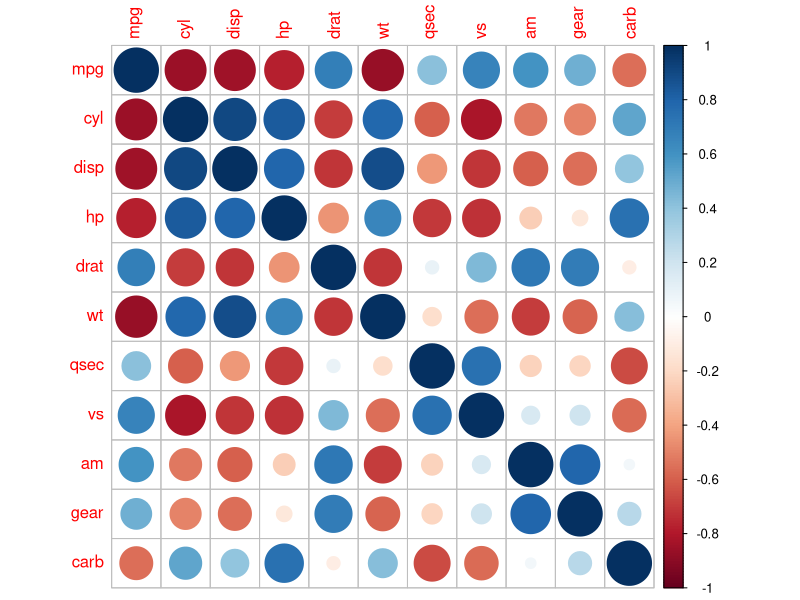
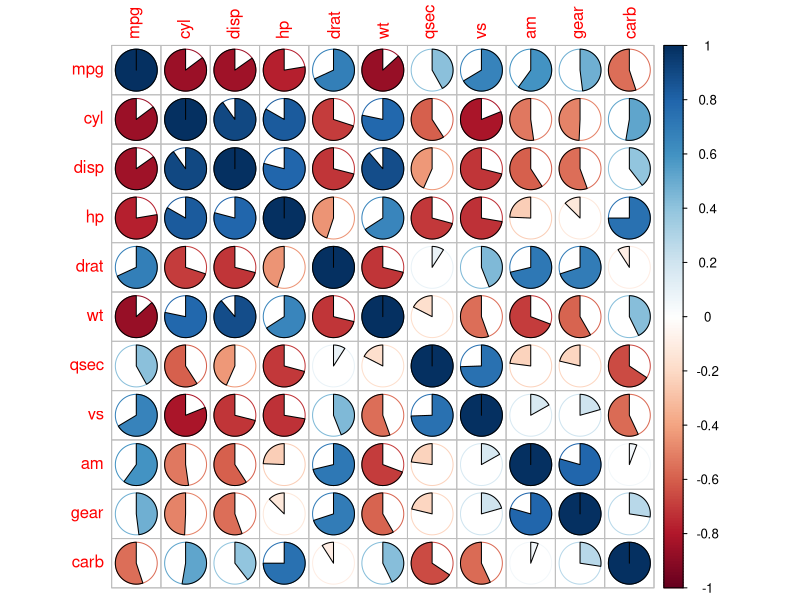
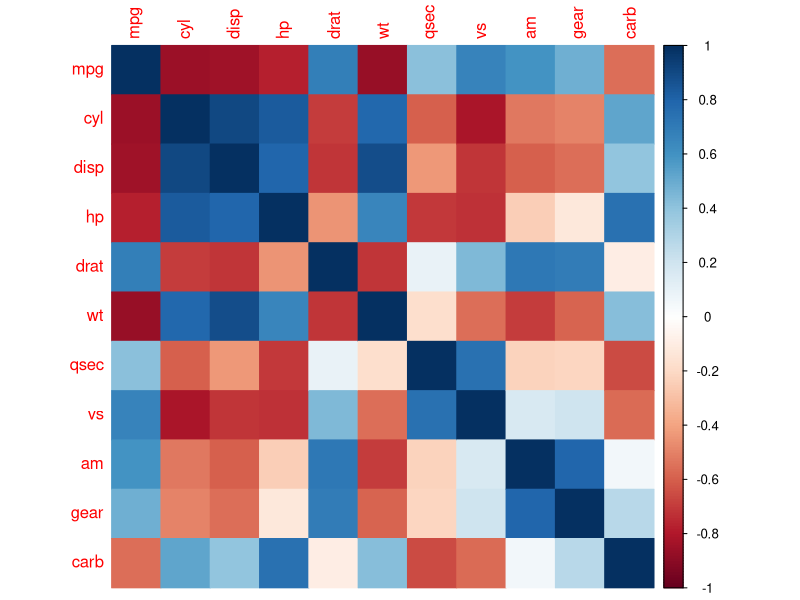
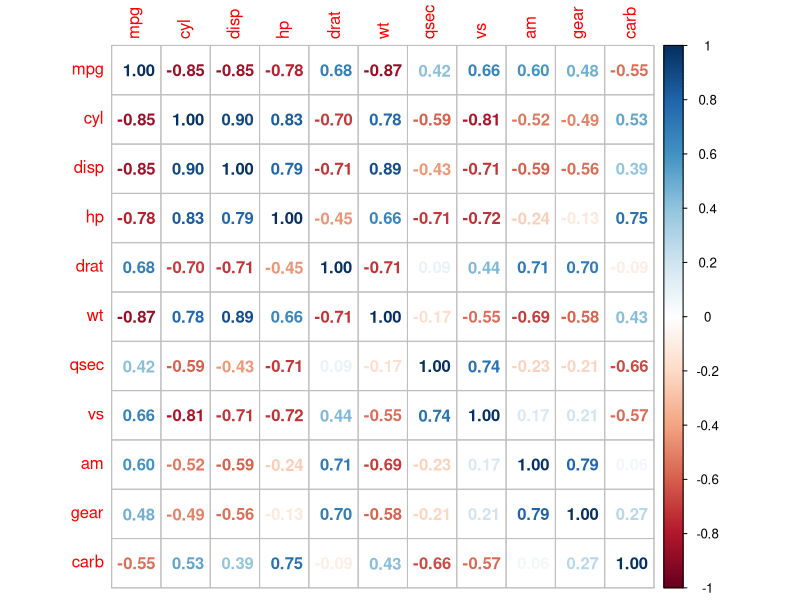
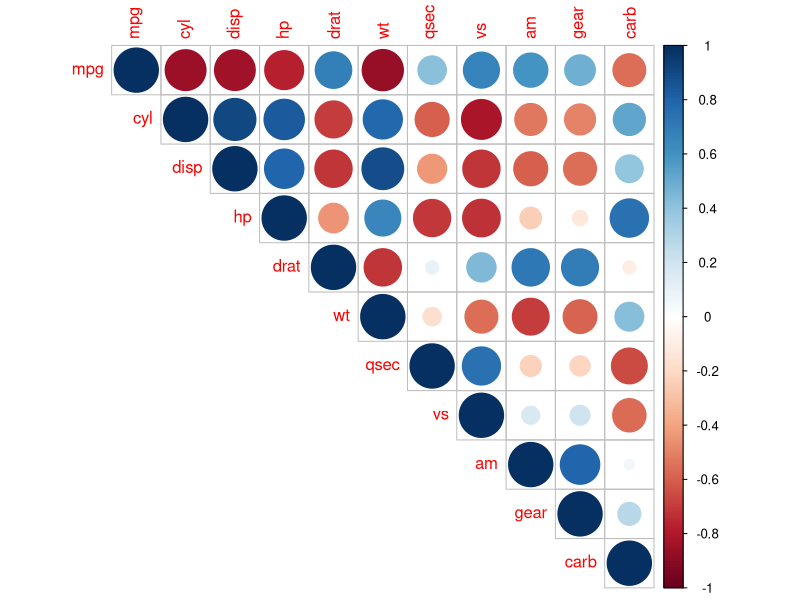
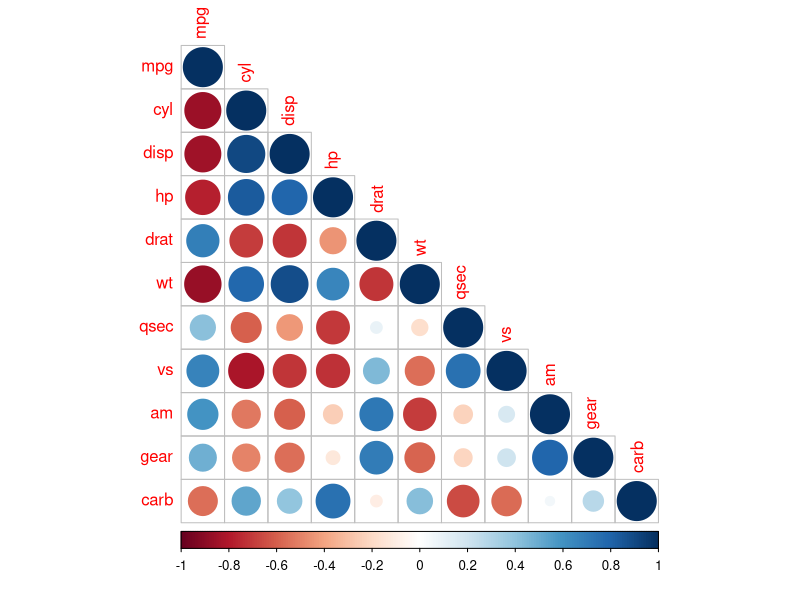
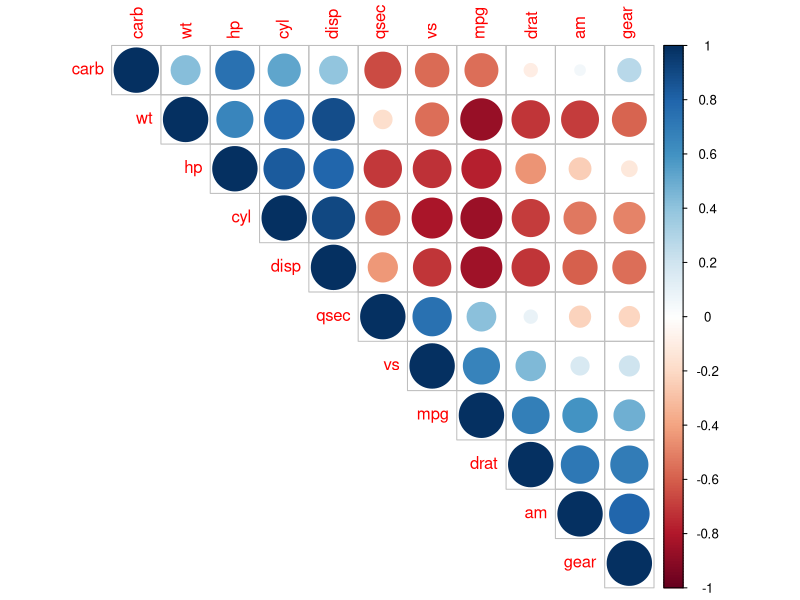
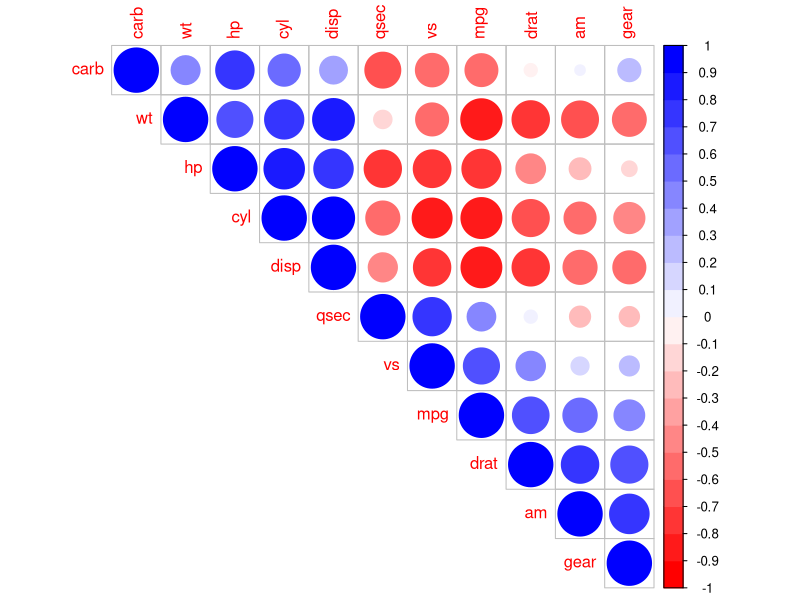

These figures' R source, in order:
## ---- chunk 1
#install.packages("corrplot")
library(corrplot)
## ---- chunk 2
head(mtcars)
## ---- chunk 3
library(broom)
M<-cor(mtcars)
tidy(head(round(M,2)))

## ---- chunk 4

library(corrplot)
corrplot(M, method="circle")
## ---- chunk 5
corrplot(M, method="pie")
## ---- chunk 6
corrplot(M, method="color")
## ---- chunk 7
corrplot(M, method="number")
## ---- chunk 8
corrplot(M, type="upper")
## ---- chunk 9
corrplot(M, type="lower")
## ---- chunk 10
# correlogram with hclust reordering
corrplot(M, type="upper", order="hclust")
## ---- chunk 11
# Using different color spectrum
col<- colorRampPalette(c("red", "white", "blue"))(20)
corrplot(M, type="upper", order="hclust", col=col)

## ---- chunk 12
# Change background color to lightblue
corrplot(M, type="upper", order="hclust", col=c("black", "white"),
         bg="lightblue")
## ---- chunk 13
library(RColorBrewer)
corrplot(M, type="upper", order="hclust", 
         col=brewer.pal(n=8, name="RdBu"))
## ---- chunk 14
corrplot(M, type="upper", order="hclust",
         col=brewer.pal(n=8, name="RdYlBu"))
## ---- chunk 15
corrplot(M, type="upper", order="hclust",
         col=brewer.pal(n=8, name="PuOr"))
## ---- chunk 16
corrplot(M, type="upper", order="hclust", tl.col="black", tl.srt=45)
## ---- chunk 17
# mat : is a matrix of data
# ... : further arguments to pass to the native R cor.test function
cor.mtest <- function(mat, ...) {
    mat <- as.matrix(mat)
    n <- ncol(mat)
    p.mat<- matrix(NA, n, n)
    diag(p.mat) <- 0
    for (i in 1:(n - 1)) {
        for (j in (i + 1):n) {
            tmp <- cor.test(mat[, i], mat[, j], ...)
            p.mat[i, j] <- p.mat[j, i] <- tmp$p.value
        }
    }
  colnames(p.mat) <- rownames(p.mat) <- colnames(mat)
  p.mat
}
# matrix of the p-value of the correlation
p.mat <- cor.mtest(mtcars)
tidy(head(p.mat[, 1:5]))
## ---- chunk 18
# Specialized the insignificant value according to the significant level
corrplot(M, type="upper", order="hclust", 
         p.mat = p.mat, sig.level = 0.01)
## ---- chunk 19
# Leave blank on no significant coefficient
corrplot(M, type="upper", order="hclust", 
         p.mat = p.mat, sig.level = 0.01, insig = "blank")
## ---- chunk 20

col <- colorRampPalette(c("#BB4444", "#EE9988", "#FFFFFF", "#77AADD", "#4477AA"))
corrplot(M, method="color", col=col(200),  
         type="upper", order="hclust", 
         addCoef.col = "black", # Add coefficient of correlation
         tl.col="black", tl.srt=45, #Text label color and rotation
         # Combine with significance
         p.mat = p.mat, sig.level = 0.01, insig = "blank", 
         # hide correlation coefficient on the principal diagonal
         diag=FALSE 
         )
